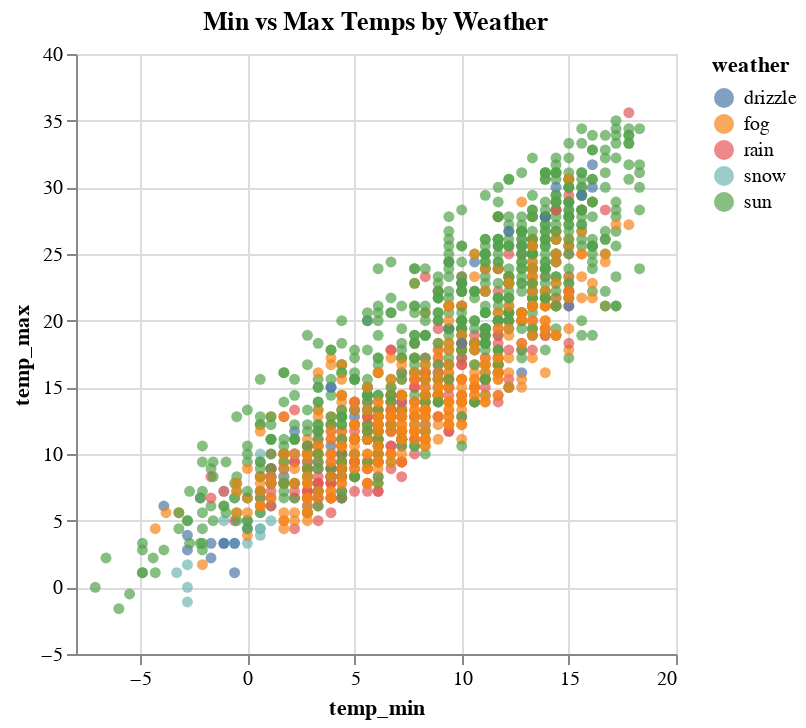

Notebook code cell kept with this figure:
### Markdown cell above
##### Question 2 (10 points)

Recreate the figure in Part 3 Question 3 in Homework 1 with Altair. Include necessary title and labels. Here is the question again:
    
Generate a data visualization to show the relationship between max temperature and min temperature, and then show different color for differnet weather type.

### Code cell
# Compare max & min temperatures x weather condition w scatter plot
scatter_temp = alt.Chart(weather).mark_point(filled=True).encode(
    x = 'temp_min:Q',
    y='temp_max:Q',
    color = 'weather:N',
    tooltip = ['date:T', 'weather:N', 'temp_min:Q', 'temp_max:Q']
).properties(title = "Min vs Max Temps by Weather")
scatter_temp

### Figure 1 — Vega-Lite specification as saved in the notebook (floating-point values rounded to 4 significant figures; data arrays with more than 128 entries replaced by an {"elided": "..."} marker saying what was removed)
{"config": {"view": {"continuousWidth": 300, "continuousHeight": 300}}, "data": {"name": "data-830c39fec90146253fb06a06c26374ef"}, "mark": {"type": "point", "filled": true}, "encoding": {"color": {"field": "weather", "type": "nominal"}, "tooltip": [{"field": "date", "type": "temporal"}, {"field": "weather", "type": "nominal"}, {"field": "temp_min", "type": "quantitative"}, {"field": "temp_max", "type": "quantitative"}], "x": {"field": "temp_min", "type": "quantitative"}, "y": {"field": "temp_max", "type": "quantitative"}}, "title": "Min vs Max Temps by Weather", "$schema": "https://vega.github.io/schema/vega-lite/v5.14.1.json", "datasets": {"data-830c39fec90146253fb06a06c26374ef": {"elided": "1461 records"}}}
